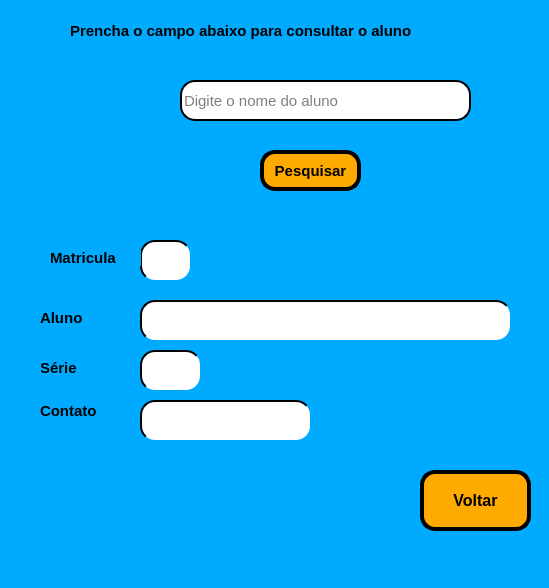
<?xml version="1.0" encoding="UTF-8"?>
<ui version="4.0">
 <class>MainWindow</class>
 <widget class="QMainWindow" name="MainWindow">
  <property name="geometry">
   <rect>
    <x>0</x>
    <y>0</y>
    <width>549</width>
    <height>588</height>
   </rect>
  </property>
  <property name="windowTitle">
   <string>Pesquisar Aluno</string>
  </property>
  <property name="styleSheet">
   <string notr="true">background-color: rgb(0, 170, 255);</string>
  </property>
  <widget class="QWidget" name="centralwidget">
   <widget class="QLabel" name="label">
    <property name="geometry">
     <rect>
      <x>70</x>
      <y>0</y>
      <width>441</width>
      <height>61</height>
     </rect>
    </property>
    <property name="font">
     <font>
      <pointsize>11</pointsize>
      <weight>75</weight>
      <bold>true</bold>
     </font>
    </property>
    <property name="text">
     <string>Prencha o campo abaixo para consultar o aluno</string>
    </property>
   </widget>
   <widget class="QLineEdit" name="nome_3">
    <property name="geometry">
     <rect>
      <x>180</x>
      <y>80</y>
      <width>291</width>
      <height>41</height>
     </rect>
    </property>
    <property name="font">
     <font>
      <pointsize>11</pointsize>
      <weight>50</weight>
      <bold>false</bold>
     </font>
    </property>
    <property name="styleSheet">
     <string notr="true">background-color: rgb(255, 255, 255);
border-radius: 15px;
border-style: outset;
border-width: 2px;</string>
    </property>
    <property name="inputMask">
     <string/>
    </property>
    <property name="text">
     <string/>
    </property>
    <property name="placeholderText">
     <string>Digite o nome do aluno</string>
    </property>
   </widget>
   <widget class="QLabel" name="label_4">
    <property name="geometry">
     <rect>
      <x>140</x>
      <y>80</y>
      <width>31</width>
      <height>31</height>
     </rect>
    </property>
    <property name="text">
     <string/>
    </property>
    <property name="pixmap">
     <pixmap>aluno-com-limite-de-graduacao.png</pixmap>
    </property>
    <property name="scaledContents">
     <bool>true</bool>
    </property>
   </widget>
   <widget class="QPushButton" name="pushButton_4">
    <property name="geometry">
     <rect>
      <x>260</x>
      <y>150</y>
      <width>101</width>
      <height>41</height>
     </rect>
    </property>
    <property name="font">
     <font>
      <pointsize>11</pointsize>
      <weight>75</weight>
      <bold>true</bold>
     </font>
    </property>
    <property name="styleSheet">
     <string notr="true">background-color: rgb(255, 170, 0);
border-radius: 15px;
border-style: outset;
border-width: 4px;
border-color: black;</string>
    </property>
    <property name="text">
     <string>Pesquisar</string>
    </property>
   </widget>
   <widget class="QLabel" name="label_2">
    <property name="geometry">
     <rect>
      <x>200</x>
      <y>150</y>
      <width>51</width>
      <height>51</height>
     </rect>
    </property>
    <property name="text">
     <string/>
    </property>
    <property name="pixmap">
     <pixmap>barra-de-pesquisa.png</pixmap>
    </property>
    <property name="scaledContents">
     <bool>true</bool>
    </property>
   </widget>
   <widget class="QPushButton" name="serie">
    <property name="geometry">
     <rect>
      <x>140</x>
      <y>350</y>
      <width>61</width>
      <height>41</height>
     </rect>
    </property>
    <property name="font">
     <font>
      <pointsize>11</pointsize>
      <weight>75</weight>
      <bold>true</bold>
     </font>
    </property>
    <property name="styleSheet">
     <string notr="true">background-color: rgb(255, 255, 255);
border-radius: 15px;
border-style: outset;
border-width: 2px;</string>
    </property>
    <property name="text">
     <string/>
    </property>
   </widget>
   <widget class="QLabel" name="label_8">
    <property name="geometry">
     <rect>
      <x>10</x>
      <y>300</y>
      <width>31</width>
      <height>31</height>
     </rect>
    </property>
    <property name="text">
     <string/>
    </property>
    <property name="pixmap">
     <pixmap>aluno-com-limite-de-graduacao.png</pixmap>
    </property>
    <property name="scaledContents">
     <bool>true</bool>
    </property>
   </widget>
   <widget class="QPushButton" name="aluno">
    <property name="geometry">
     <rect>
      <x>140</x>
      <y>300</y>
      <width>371</width>
      <height>41</height>
     </rect>
    </property>
    <property name="font">
     <font>
      <pointsize>10</pointsize>
      <weight>75</weight>
      <bold>true</bold>
     </font>
    </property>
    <property name="styleSheet">
     <string notr="true">background-color: rgb(255, 255, 255);
border-radius: 15px;
border-style: outset;
border-width: 2px;</string>
    </property>
    <property name="text">
     <string/>
    </property>
   </widget>
   <widget class="QLabel" name="label_7">
    <property name="geometry">
     <rect>
      <x>40</x>
      <y>360</y>
      <width>55</width>
      <height>16</height>
     </rect>
    </property>
    <property name="font">
     <font>
      <pointsize>11</pointsize>
      <weight>75</weight>
      <bold>true</bold>
     </font>
    </property>
    <property name="text">
     <string>Série</string>
    </property>
   </widget>
   <widget class="QPushButton" name="contato">
    <property name="geometry">
     <rect>
      <x>140</x>
      <y>400</y>
      <width>171</width>
      <height>41</height>
     </rect>
    </property>
    <property name="font">
     <font>
      <pointsize>10</pointsize>
      <weight>75</weight>
      <bold>true</bold>
     </font>
    </property>
    <property name="styleSheet">
     <string notr="true">background-color: rgb(255, 255, 255);
border-radius: 15px;
border-style: outset;
border-width: 2px;</string>
    </property>
    <property name="text">
     <string/>
    </property>
   </widget>
   <widget class="QLabel" name="label_6">
    <property name="geometry">
     <rect>
      <x>10</x>
      <y>400</y>
      <width>31</width>
      <height>31</height>
     </rect>
    </property>
    <property name="text">
     <string/>
    </property>
    <property name="pixmap">
     <pixmap>contato.png</pixmap>
    </property>
    <property name="scaledContents">
     <bool>true</bool>
    </property>
   </widget>
   <widget class="QLabel" name="label_5">
    <property name="geometry">
     <rect>
      <x>40</x>
      <y>310</y>
      <width>55</width>
      <height>16</height>
     </rect>
    </property>
    <property name="font">
     <font>
      <pointsize>11</pointsize>
      <weight>75</weight>
      <bold>true</bold>
     </font>
    </property>
    <property name="text">
     <string>Aluno</string>
    </property>
   </widget>
   <widget class="QLabel" name="label_9">
    <property name="geometry">
     <rect>
      <x>40</x>
      <y>400</y>
      <width>81</width>
      <height>21</height>
     </rect>
    </property>
    <property name="font">
     <font>
      <pointsize>11</pointsize>
      <weight>75</weight>
      <bold>true</bold>
     </font>
    </property>
    <property name="text">
     <string>Contato</string>
    </property>
   </widget>
   <widget class="QLabel" name="label_10">
    <property name="geometry">
     <rect>
      <x>10</x>
      <y>350</y>
      <width>31</width>
      <height>31</height>
     </rect>
    </property>
    <property name="text">
     <string/>
    </property>
    <property name="pixmap">
     <pixmap>o-saco-da-escola.png</pixmap>
    </property>
    <property name="scaledContents">
     <bool>true</bool>
    </property>
   </widget>
   <widget class="QPushButton" name="matricula">
    <property name="geometry">
     <rect>
      <x>140</x>
      <y>240</y>
      <width>51</width>
      <height>41</height>
     </rect>
    </property>
    <property name="font">
     <font>
      <pointsize>12</pointsize>
      <weight>75</weight>
      <bold>true</bold>
     </font>
    </property>
    <property name="styleSheet">
     <string notr="true">background-color: rgb(255, 255, 255);
border-radius: 15px;
border-style: outset;
border-width: 2px;</string>
    </property>
    <property name="text">
     <string/>
    </property>
   </widget>
   <widget class="QLabel" name="label_11">
    <property name="geometry">
     <rect>
      <x>50</x>
      <y>250</y>
      <width>91</width>
      <height>16</height>
     </rect>
    </property>
    <property name="font">
     <font>
      <pointsize>11</pointsize>
      <weight>75</weight>
      <bold>true</bold>
     </font>
    </property>
    <property name="text">
     <string>Matricula</string>
    </property>
   </widget>
   <widget class="QLabel" name="label_12">
    <property name="geometry">
     <rect>
      <x>10</x>
      <y>240</y>
      <width>31</width>
      <height>31</height>
     </rect>
    </property>
    <property name="text">
     <string/>
    </property>
    <property name="pixmap">
     <pixmap>codigo-de-barras.png</pixmap>
    </property>
    <property name="scaledContents">
     <bool>true</bool>
    </property>
   </widget>
   <widget class="QLabel" name="label_3">
    <property name="geometry">
     <rect>
      <x>200</x>
      <y>130</y>
      <width>211</width>
      <height>16</height>
     </rect>
    </property>
    <property name="font">
     <font>
      <pointsize>11</pointsize>
      <weight>75</weight>
      <bold>true</bold>
     </font>
    </property>
    <property name="styleSheet">
     <string notr="true">color: rgb(255, 0, 0);</string>
    </property>
    <property name="text">
     <string/>
    </property>
   </widget>
   <widget class="QLabel" name="label_13">
    <property name="geometry">
     <rect>
      <x>200</x>
      <y>450</y>
      <width>171</width>
      <height>31</height>
     </rect>
    </property>
    <property name="font">
     <font>
      <pointsize>11</pointsize>
      <weight>75</weight>
      <bold>true</bold>
     </font>
    </property>
    <property name="text">
     <string/>
    </property>
   </widget>
   <widget class="QPushButton" name="pushButton_7">
    <property name="geometry">
     <rect>
      <x>420</x>
      <y>470</y>
      <width>111</width>
      <height>61</height>
     </rect>
    </property>
    <property name="font">
     <font>
      <pointsize>12</pointsize>
      <weight>75</weight>
      <bold>true</bold>
     </font>
    </property>
    <property name="styleSheet">
     <string notr="true">background-color: rgb(255, 170, 0);
border-radius: 15px;
border-style: outset;
border-width: 4px;
border-color: black;</string>
    </property>
    <property name="text">
     <string>Voltar</string>
    </property>
    <property name="icon">
     <iconset>
      <normaloff>voltar.png</normaloff>voltar.png</iconset>
    </property>
   </widget>
  </widget>
  <widget class="QMenuBar" name="menubar">
   <property name="geometry">
    <rect>
     <x>0</x>
     <y>0</y>
     <width>549</width>
     <height>26</height>
    </rect>
   </property>
  </widget>
  <widget class="QStatusBar" name="statusbar"/>
 </widget>
 <resources/>
 <connections/>
</ui>
